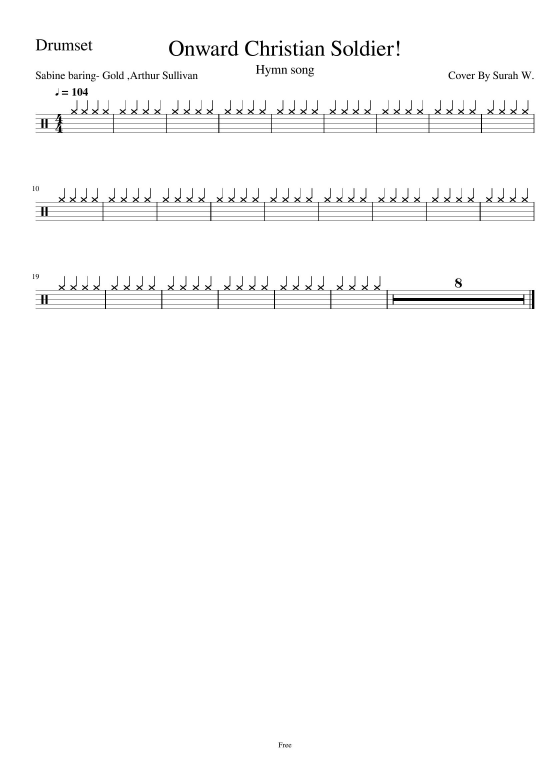
#> input picture sy/easy_drum_img/1994836-25798f513f95e9059e3930426ba93b8b_page_1.jpg, 1653 x 2339 px, given as the content of the folder D:/music-sheet-algoritm/deep_learning_sy/dd, which was not available (shown at 1/3 size)
$ python main_staves_cut.py
#> lines starting #> are read from the running program, lines starting #| are printed output that depends on the picture; after the words box and inside, x2 and y2 are one past the last pixel; in counts of white or black regions, pixels touching at a corner belong together; pictures that were not available may be replaced by others from this repository, and a replacement may not be noted
#> in extract_symbols_from_images, image is the input picture: shape (2339, 1653, 3); min 0, max 255, mean 250.7
### deep_learning_sy/functions.py
#functions
import cv2
import numpy as np

# 이진화
def threshold(image):
    image = cv2.cvtColor(image, cv2.COLOR_BGR2GRAY)
#> image: shape (2339, 1653)
    ret, image = cv2.threshold(image, 127, 255, cv2.THRESH_BINARY_INV | cv2.THRESH_OTSU)
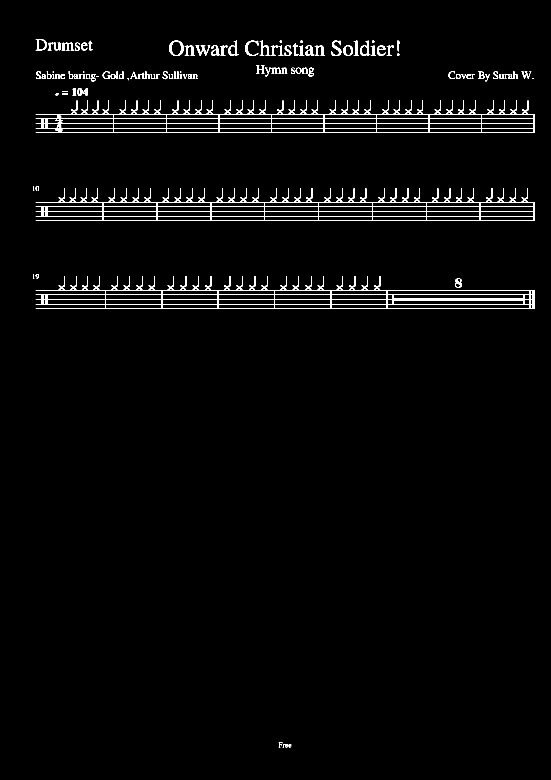
#> image: shape (2339, 1653) (shown at 1/3 size); 1.7% white; 111 white regions (8 under 20 px), largest, box (x1, y1, x2, y2) and area: (107, 828, 1603, 927) 16849, (107, 300, 1603, 399) 15602, (107, 564, 1603, 663) 15229
#> ret = 133
    return image

# 가중치 설정
def weighted(value):
    standard = 13
    return int(value * (standard / 13))

# 닫힘 연산
# [4 lines left out: function closing, not called in this run]

# 텍스트 표시
def put_text(image, text, loc):
    font = cv2.FONT_HERSHEY_SIMPLEX
    cv2.putText(image, str(text), loc, font, 0.6, (255, 0, 0), 2)

# 객체 y좌표 반환
def get_center(y, h):
    return (y + y + h) / 2

### deep_learning_sy/modules.py
#modules
import cv2
import numpy as np
import functions as fs

# 보표&노이즈 제거 및 보표 추출
def remove_noise(image):
    image = fs.threshold(image)  # 이미지 이진화
    mask = np.zeros(image.shape, np.uint8)  # 보표 영역만 추출하기 위해 마스크 생성

    cnt, labels, stats, centroids = cv2.connectedComponentsWithStats(image)  # 레이블링
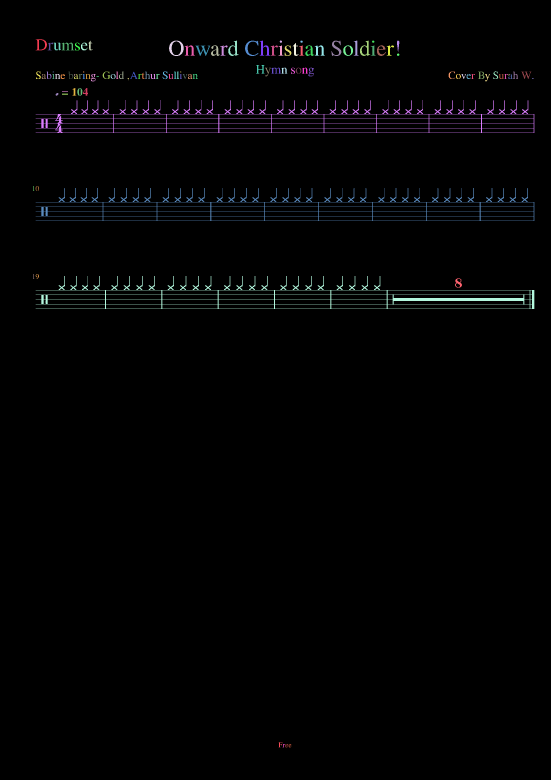
#> labels: shape (2339, 1653) int32 (shown at 1/3 size); 112 distinct labels, from 0 to 111; one colour per label, 0 black
#> cnt = 112; stats = 112 rows, first 6: [0, 0, 1653, 2339, 3801851], [107, 118, 34, 33, 398], [839, 121, 7, 7, 37], [265, 122, 13, 29, 150], [507, 122, 44, 46, 684], [685, 122, 31, 46, 491]; centroids = 112 pairs, first value 100.5 to 1598.2, second value 124.4 to 2236.4

    # 보표 영역 추출하여 이미지로 저장
    extracted_symbols = []  # 추출된 보표들을 저장할 리스트
    for i in range(1, cnt):
        x, y, w, h, area = stats[i]
        if w > image.shape[1] * 0.5:  # 보표 영역에만
            symbol = image[y:y+h, x:x+w]  # 보표 부분 이미지 추출
            extracted_symbols.append(symbol)  # 추출된 보표를 리스트에 추가

            cv2.rectangle(mask, (x, y, w, h), (255, 0, 0), -1)  # 사각형 그리기
#> this loop made 111 passes
#> (x, y, w, h, area) on passes 1 to 12: (107, 118, 34, 33, 398), (839, 121, 7, 7, 37), (265, 122, 13, 29, 150), (507, 122, 44, 46, 684), (685, 122, 31, 46, 491), (735, 122, 40, 46, 498), (779, 122, 32, 45, 512), (901, 122, 7, 6, 36), (994, 122, 30, 46, 528), (1061, 122, 16, 45, 294), (1080, 122, 31, 46, 474), (1116, 122, 7, 6, 36)
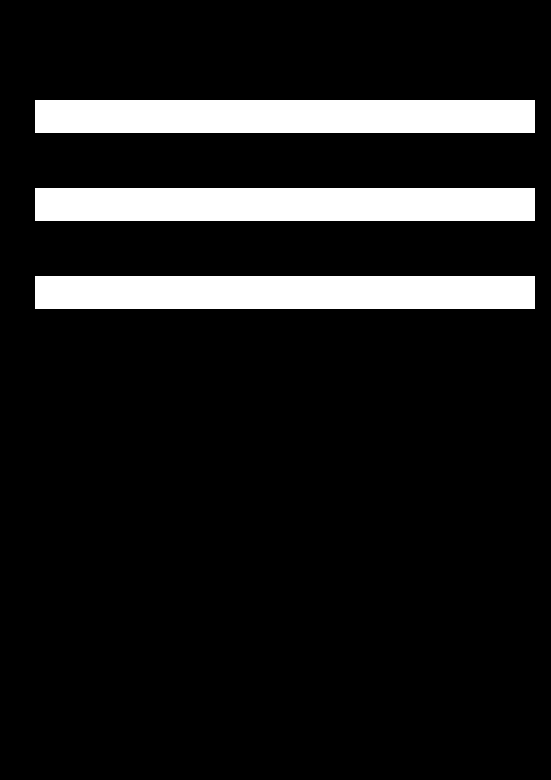
#> mask: shape (2339, 1653) (shown at 1/3 size); 11.5% white; 3 white regions, box (x1, y1, x2, y2) and area: (107, 300, 1603, 399) 148104, (107, 564, 1603, 663) 148104, (107, 828, 1603, 927) 148104
#> after the loop, extracted_symbols = 3 items

    masked_image = cv2.bitwise_and(image, mask)  # 보표 영역 추출
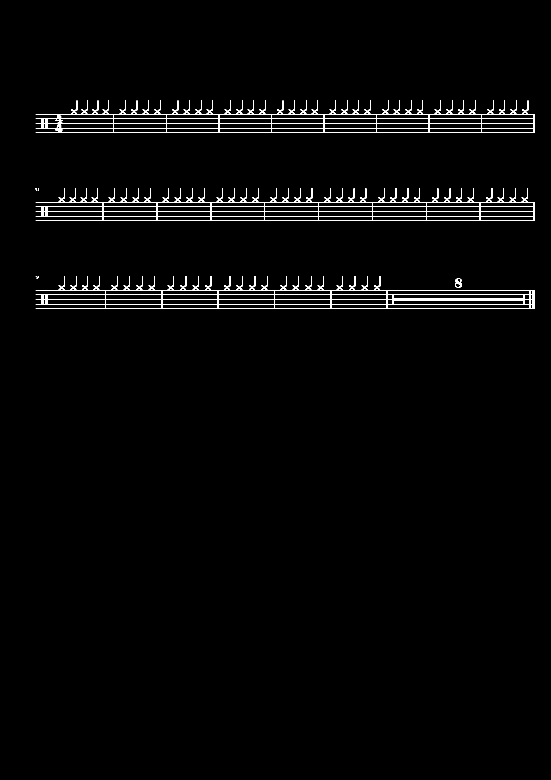
#> masked_image: shape (2339, 1653) (shown at 1/3 size); 1.2% white in thin lines or dots, all inside (x1, y1, x2, y2) = (107, 300, 1603, 927)

    return masked_image, extracted_symbols

# 오선 제거
# [74 lines left out: functions remove_staves, normalization, object_detection, not called in this run]

### deep_learning_sy/main_staves_cut.py
#main
import cv2
import os
import numpy as np
import functions as fs
import modules as modules_sy

# 악보 이미지들이 들어있는 폴더 경로
input_folder = r"D:\music-sheet-algoritm\deep_learning_sy\dd"

# 보표 추출한 이미지들을 저장할 폴더 경로
output_folder = r"D:\music-sheet-algoritm\easy_drum_img"

# 보표 추출 작업
def extract_symbols_from_images(input_folder, output_folder):
    # 폴더 내의 이미지 파일들을 순회하며 보표 추출
    for filename in os.listdir(input_folder):
        if filename.lower().endswith(('.png', '.jpg', '.jpeg')):
            image_path = os.path.join(input_folder, filename)
            image = cv2.imread(image_path, cv2.IMREAD_ANYCOLOR)

            # 보표 영역 추출
            masked_image, extracted_symbols = modules_sy.remove_noise(image)
#> extracted_symbols = 3 items

            # 보표 추출한 이미지들을 저장할 폴더 생성 (없으면 생성)
            if not os.path.exists(output_folder):
                os.makedirs(output_folder)

            # 보표 추출한 이미지들을 순회하며 파일로 저장
            for i, symbol in enumerate(extracted_symbols):
                symbol_filename = os.path.join(output_folder, f"{filename}_symbol_{i}.jpg")
                cv2.imwrite(symbol_filename, symbol)
#> this loop made 3 passes
#> pass 1, in extract_symbols_from_images, `cv2.imwrite(symbol_filename, symbol)`:
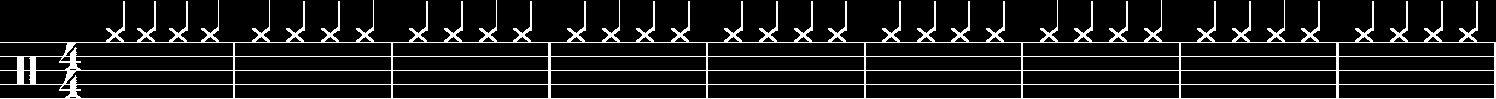
#> saved as 1994836-25798f513f95e9059e3930426ba93b8b_page_1.jpg_symbol_0.jpg: shape (99, 1496); 10.5% white in thin lines or dots
#> pass 2, in extract_symbols_from_images, `cv2.imwrite(symbol_filename, symbol)`:
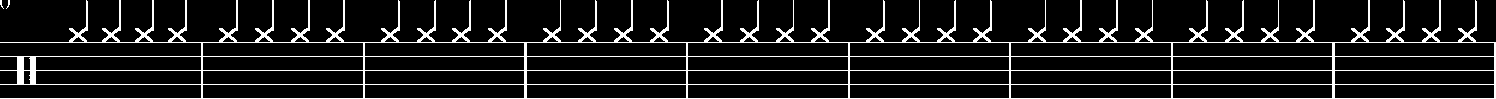
#> saved as 1994836-25798f513f95e9059e3930426ba93b8b_page_1.jpg_symbol_1.jpg: shape (99, 1496); 10.3% white in thin lines or dots

# 악보 이미지들로부터 보표 추출 수행
extract_symbols_from_images(input_folder, output_folder)

$ run again, on sy/easy_drum_img/8.jpg
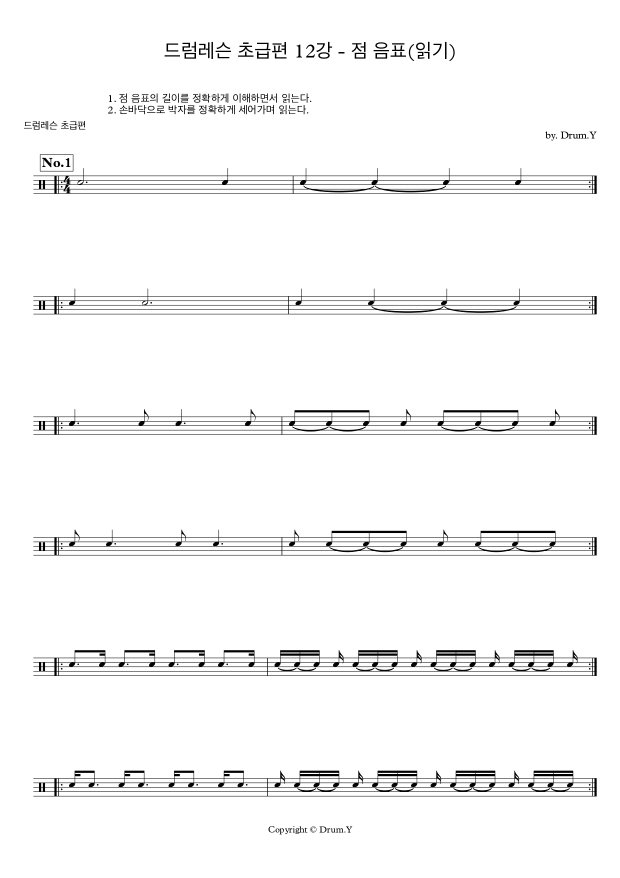
#> input picture sy/easy_drum_img/8.jpg, 1240 x 1755 px, given as the content of the folder D:/music-sheet-algoritm/deep_learning_sy/dd, which was not available (shown at 1/2 size)
#> in extract_symbols_from_images, image is the input picture: shape (1755, 1240, 3); min 0, max 255, mean 246.7
#> in threshold, `ret, image = cv2.threshold(image, 127, 255, cv2.THRESH_BINARY_INV | cv..`:
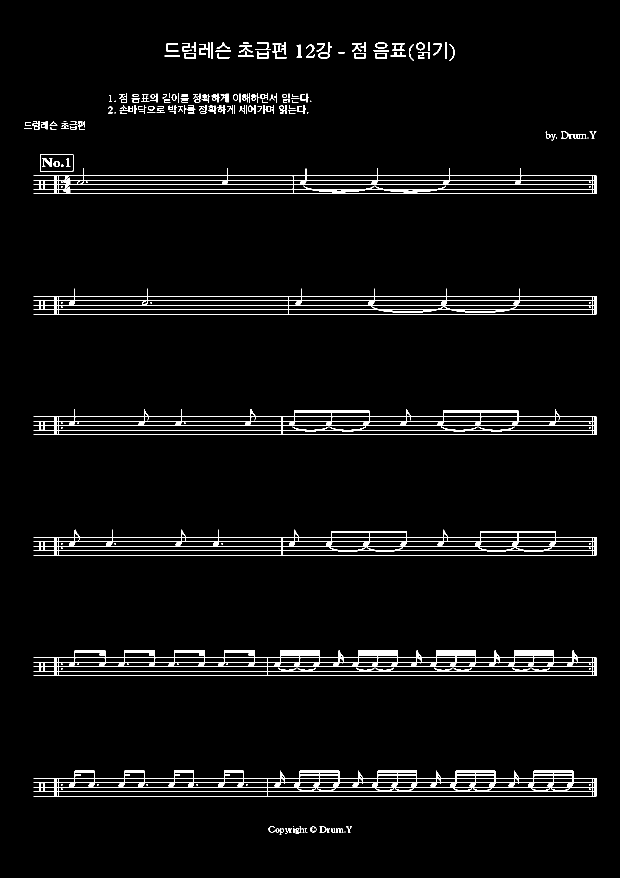
#> image: shape (1755, 1240) (shown at 1/2 size); 3.4% white; 242 white regions (72 under 20 px), largest, box (x1, y1, x2, y2) and area: (67, 1300, 1194, 1352) 14316, (67, 1541, 1194, 1593) 13541, (67, 818, 1194, 870) 9735
#> ret = 144
#> labels: shape (1755, 1240) int32; 243 distinct labels, from 0 to 242
#> cnt = 243; stats = 243 rows, first 6: [0, 0, 1240, 1755, 2103089], [383, 84, 9, 20, 77], [412, 85, 7, 31, 105], [423, 84, 3, 34, 102], [433, 85, 27, 13, 96], [486, 85, 11, 3, 33]; centroids = 243 pairs, first value 53.83 to 1185.3, second value 86 to 1663.5
#> the loop in remove_noise, `for i in range(1, cnt):` made 242 passes
#> after the loop in remove_noise, `for i in range(1, cnt):`: extracted_symbols = 6 items
#> the loop in extract_symbols_from_images, `for i, symbol in enumerate(extracted_symbols):` made 6 passes
#> pass 2, in extract_symbols_from_images, `cv2.imwrite(symbol_filename, symbol)`:
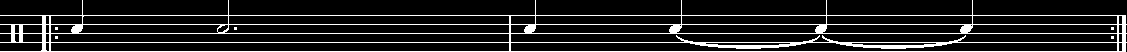
#> saved as 8.jpg_symbol_1.jpg: shape (52, 1127); 13% white in thin lines or dots

$ run again, on sy/easy_drum_img/9.jpg
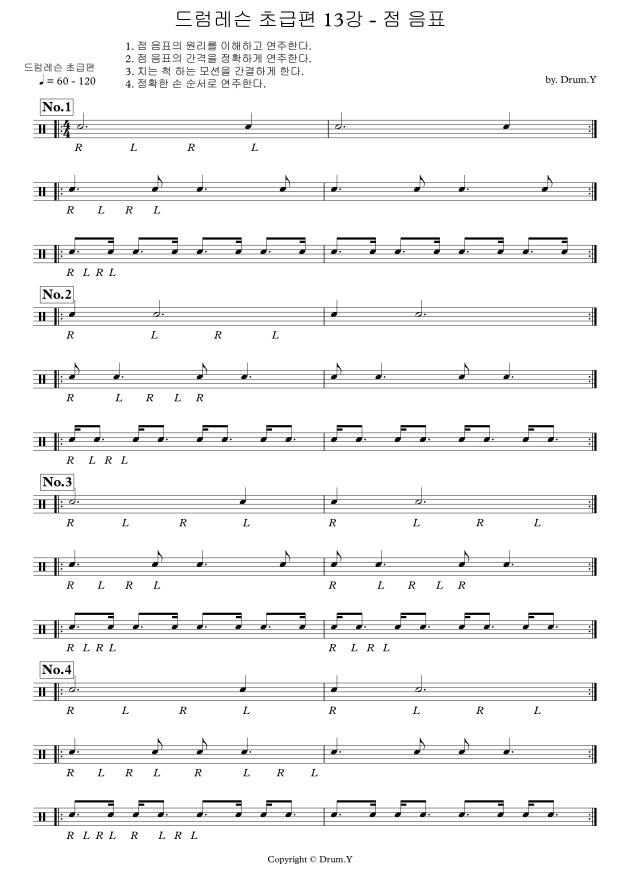
#> input picture sy/easy_drum_img/9.jpg, 2484 x 3509 px, given as the content of the folder D:/music-sheet-algoritm/deep_learning_sy/dd, which was not available (shown at 1/4 size)
#> in extract_symbols_from_images, image is the input picture: shape (3509, 2484, 3); min 0, max 255, mean 243
#> in threshold, `ret, image = cv2.threshold(image, 127, 255, cv2.THRESH_BINARY_INV | cv..`:
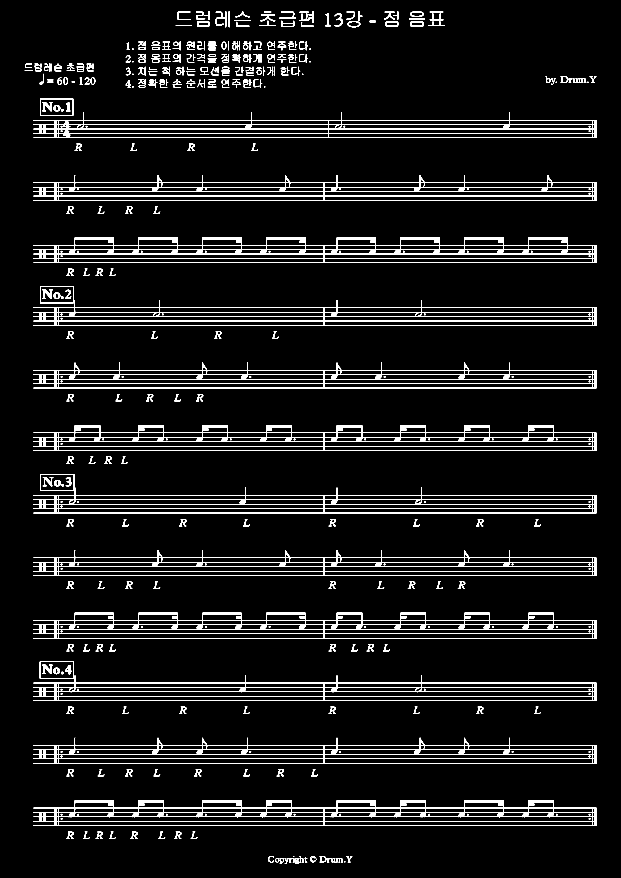
#> image: shape (3509, 2484) (shown at 1/4 size); 5% white; 472 white regions (2 under 20 px), largest, box (x1, y1, x2, y2) and area: (133, 950, 2386, 1052) 41570, (133, 3201, 2386, 3304) 39722, (133, 2451, 2386, 2554) 39672
#> ret = 143
#> labels: shape (3509, 2484) int32; 473 distinct labels, from 0 to 472
#> cnt = 473; stats = 473 rows, first 6: [0, 0, 2484, 3509, 8281856], [818, 45, 20, 35, 228], [863, 44, 42, 65, 884], [915, 44, 4, 65, 255], [941, 44, 59, 25, 313], [1233, 45, 21, 47, 352]; centroids = 473 pairs, first value 112.5 to 2371, second value 47.5 to 3446.6
#> the loop in remove_noise, `for i in range(1, cnt):` made 472 passes
#> after the loop in remove_noise, `for i in range(1, cnt):`: extracted_symbols = 12 items
#> the loop in extract_symbols_from_images, `for i, symbol in enumerate(extracted_symbols):` made 12 passes
#> pass 2, in extract_symbols_from_images, `cv2.imwrite(symbol_filename, symbol)`:
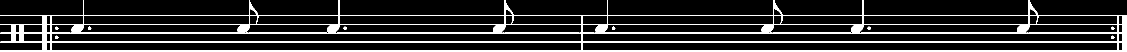
#> saved as 9.jpg_symbol_1.jpg: shape (103, 2253) (shown at 1/2 size); 12.4% white; 9 white regions, largest, box (x1, y1, x2, y2) and area: (0, 0, 2253, 103) 28546, (176, 53, 183, 60) 35, (687, 53, 694, 60) 35

$ run again, on sy/easy_drum_img/Blueming-iu_Drum_Set_Score_page_2.jpg
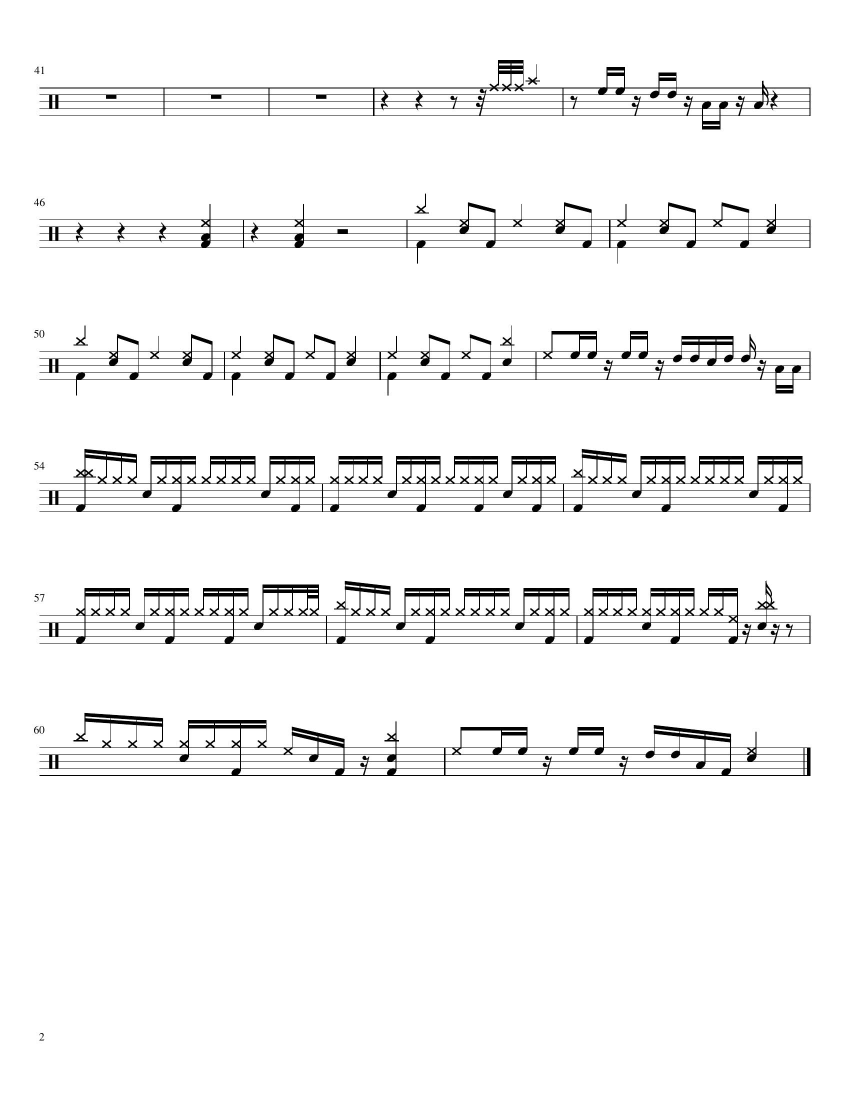
#> input picture sy/easy_drum_img/Blueming-iu_Drum_Set_Score_page_2.jpg, 1700 x 2200 px, given as the content of the folder D:/music-sheet-algoritm/deep_learning_sy/dd, which was not available (shown at 1/2 size)
#> in extract_symbols_from_images, image is the input picture: shape (2200, 1700, 3); min 0, max 255, mean 244.3
#> in threshold, `ret, image = cv2.threshold(image, 127, 255, cv2.THRESH_BINARY_INV | cv..`:
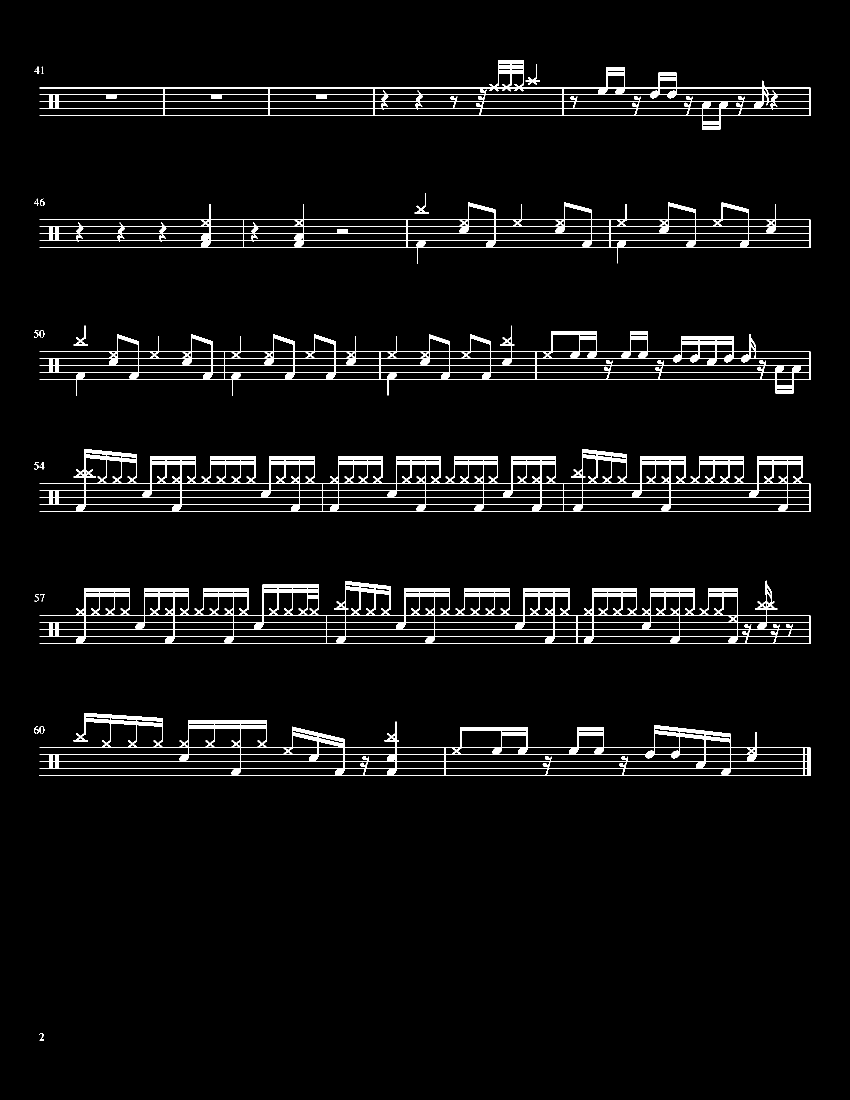
#> image: shape (2200, 1700) (shown at 1/2 size); 4.2% white; 24 white regions (2 under 20 px), largest, box (x1, y1, x2, y2) and area: (79, 898, 1621, 1024) 35898, (79, 1161, 1621, 1288) 34815, (79, 1426, 1621, 1552) 26991
#> ret = 130
#> labels: shape (2200, 1700) int32; 25 distinct labels, from 0 to 24
#> cnt = 25; stats = 25 rows, first 6: [0, 0, 1700, 2200, 3584492], [79, 120, 1542, 139, 17350], [1051, 128, 29, 41, 193], [69, 133, 10, 15, 42], [83, 133, 4, 15, 32], [71, 138, 2, 2, 2]; centroids = 25 pairs, first value 70.57 to 1065.9, second value 138.5 to 2073.5
#> the loop in remove_noise, `for i in range(1, cnt):` made 24 passes
#> (x, y, w, h, area) on passes 1, 2, 3, 4, 6, 7, 8, 9: (79, 120, 1542, 139, 17350), (1051, 128, 29, 41, 193), (69, 133, 10, 15, 42), (83, 133, 4, 15, 32), (829, 387, 29, 40, 227), (68, 397, 10, 15, 44), (80, 397, 10, 15, 53), (79, 405, 1542, 122, 16077)
#> after the loop in remove_noise, `for i in range(1, cnt):`: extracted_symbols = 6 items
#> the loop in extract_symbols_from_images, `for i, symbol in enumerate(extracted_symbols):` made 6 passes
#> pass 2, in extract_symbols_from_images, `cv2.imwrite(symbol_filename, symbol)`:
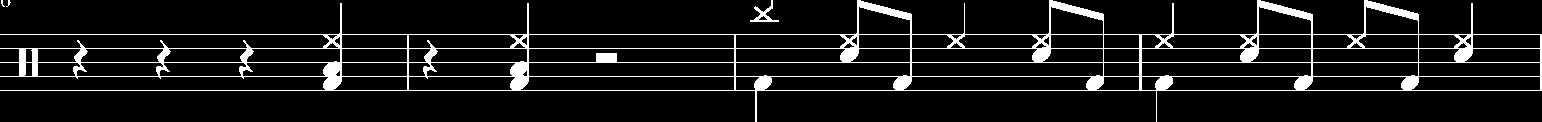
#> saved as Blueming-iu_Drum_Set_Score_page_2.jpg_symbol_1.jpg: shape (122, 1542); 8.7% white; 4 white regions (2 under 20 px), largest, box (x1, y1, x2, y2) and area: (0, 0, 1542, 122) 16077, (750, 0, 779, 22) 191
